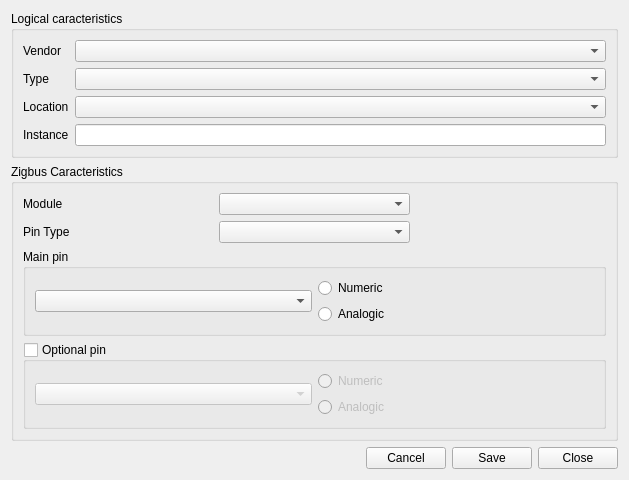
<?xml version="1.0" encoding="UTF-8"?>
<ui version="4.0">
 <class>DeviceEditionPanel</class>
 <widget class="QWidget" name="DeviceEditionPanel">
  <property name="geometry">
   <rect>
    <x>0</x>
    <y>0</y>
    <width>629</width>
    <height>449</height>
   </rect>
  </property>
  <property name="windowTitle">
   <string>Form</string>
  </property>
  <layout class="QGridLayout" name="gridLayout_2">
   <item row="0" column="0" colspan="2">
    <widget class="QGroupBox" name="groupBox">
     <property name="title">
      <string>Logical caracteristics</string>
     </property>
     <layout class="QGridLayout" name="gridLayout_3">
      <item row="4" column="0">
       <widget class="QLabel" name="label_3">
        <property name="text">
         <string>Type</string>
        </property>
       </widget>
      </item>
      <item row="0" column="1">
       <widget class="QComboBox" name="vendorComboBox"/>
      </item>
      <item row="0" column="0">
       <widget class="QLabel" name="label">
        <property name="text">
         <string>Vendor</string>
        </property>
       </widget>
      </item>
      <item row="4" column="1">
       <widget class="QComboBox" name="typeComboBox"/>
      </item>
      <item row="5" column="1">
       <widget class="QComboBox" name="locationComboBox"/>
      </item>
      <item row="5" column="0">
       <widget class="QLabel" name="label_2">
        <property name="text">
         <string>Location</string>
        </property>
       </widget>
      </item>
      <item row="6" column="0">
       <widget class="QLabel" name="label_4">
        <property name="text">
         <string>Instance</string>
        </property>
       </widget>
      </item>
      <item row="6" column="1">
       <widget class="QLineEdit" name="instanceLinEdit"/>
      </item>
     </layout>
    </widget>
   </item>
   <item row="1" column="0" colspan="2">
    <widget class="QGroupBox" name="groupBox_2">
     <property name="title">
      <string>Zigbus Caracteristics</string>
     </property>
     <layout class="QGridLayout" name="gridLayout">
      <item row="0" column="0">
       <widget class="QLabel" name="label_7">
        <property name="text">
         <string>Module</string>
        </property>
       </widget>
      </item>
      <item row="0" column="1">
       <widget class="QComboBox" name="moduleComboBox"/>
      </item>
      <item row="2" column="0" colspan="3">
       <widget class="QGroupBox" name="groupBox_3">
        <property name="title">
         <string>Main pin</string>
        </property>
        <layout class="QGridLayout" name="gridLayout_4">
         <item row="0" column="0" rowspan="2">
          <widget class="QComboBox" name="pin1ComboBox"/>
         </item>
         <item row="1" column="1">
          <widget class="QRadioButton" name="pin1RadioAnalogic">
           <property name="text">
            <string>Analogic</string>
           </property>
          </widget>
         </item>
         <item row="0" column="1">
          <widget class="QRadioButton" name="pin1RadioNumeric">
           <property name="text">
            <string>Numeric</string>
           </property>
          </widget>
         </item>
        </layout>
       </widget>
      </item>
      <item row="4" column="0" colspan="3">
       <widget class="QGroupBox" name="optionPinGroupBox">
        <property name="title">
         <string>Optional pin</string>
        </property>
        <property name="checkable">
         <bool>true</bool>
        </property>
        <property name="checked">
         <bool>false</bool>
        </property>
        <layout class="QGridLayout" name="gridLayout_5">
         <item row="0" column="0" rowspan="2">
          <widget class="QComboBox" name="pin2ComboBox"/>
         </item>
         <item row="1" column="1">
          <widget class="QRadioButton" name="pin2RadioAnalogic">
           <property name="text">
            <string>Analogic</string>
           </property>
          </widget>
         </item>
         <item row="0" column="1">
          <widget class="QRadioButton" name="pin2RadioNumeric">
           <property name="text">
            <string>Numeric</string>
           </property>
          </widget>
         </item>
        </layout>
       </widget>
      </item>
      <item row="1" column="0">
       <widget class="QLabel" name="label_6">
        <property name="text">
         <string>Pin Type</string>
        </property>
       </widget>
      </item>
      <item row="1" column="1">
       <widget class="QComboBox" name="pinTypeComboBox"/>
      </item>
     </layout>
    </widget>
   </item>
   <item row="2" column="0">
    <spacer name="horizontalSpacer">
     <property name="orientation">
      <enum>Qt::Horizontal</enum>
     </property>
     <property name="sizeHint" stdset="0">
      <size>
       <width>432</width>
       <height>20</height>
      </size>
     </property>
    </spacer>
   </item>
   <item row="2" column="1">
    <layout class="QHBoxLayout" name="horizontalLayout">
     <item>
      <widget class="QPushButton" name="cancelButton">
       <property name="text">
        <string>Cancel</string>
       </property>
      </widget>
     </item>
     <item>
      <widget class="QPushButton" name="saveButton">
       <property name="text">
        <string>Save</string>
       </property>
      </widget>
     </item>
     <item>
      <widget class="QPushButton" name="closeButton">
       <property name="text">
        <string>Close</string>
       </property>
      </widget>
     </item>
    </layout>
   </item>
  </layout>
 </widget>
 <resources/>
 <connections/>
</ui>
